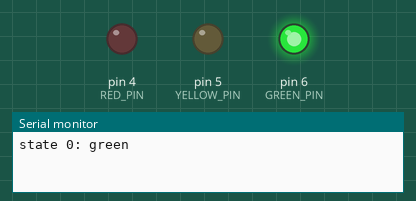
This sketch was run on a simulated Arduino Uno, built with avr-gcc and run on an emulated ATmega328P. On the bench: output pins drawn as LEDs (lit = HIGH), the last lines printed to the serial monitor.

Above: at 2.5 s.
At 6.0 s:
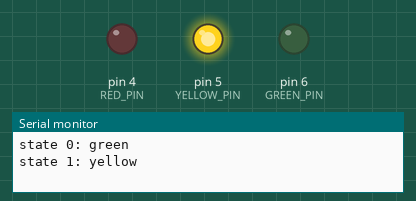
At 9.5 s:
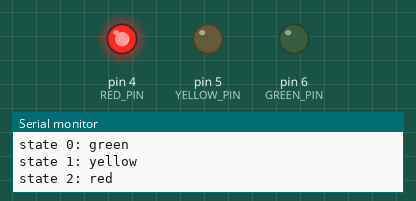
Timing chart, 0 to 15.6 s (numbered marks = the images above):
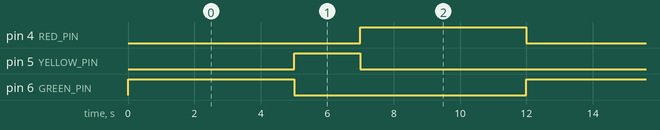

The sketch:

traffic-light-if-else.ino
```cpp
/*
 * Concepts 1a - Traffic light as an if/else chain
 * -----------------------------------------------
 * The starting point: a three-state traffic light (green -> yellow -> red)
 * written as a chain of if/else tests. It works, and for three states it's
 * perfectly readable. Compare it with ../traffic-light-switch/, which adds a
 * pedestrian button and a fourth state, and see the README for why the
 * switch/case form scales better.
 *
 * Non-blocking: no delay(). loop() runs thousands of times per second and
 * checks how long the current state has lasted with millis(), so the board
 * stays free to read buttons or sensors at the same time.
 *
 * Wiring: red LED D4, yellow LED D5, green LED D6, each through 220 ohm to GND.
 */

const int RED_PIN = 4;
const int YELLOW_PIN = 5;
const int GREEN_PIN = 6;

const unsigned long GREEN_MS = 5000;
const unsigned long YELLOW_MS = 2000;
const unsigned long RED_MS = 5000;

// States as plain numbers: 0 = green, 1 = yellow, 2 = red.
// Nothing stops a typo like "state = 3" from compiling.
int state = 0;
unsigned long stateStart = 0;           // millis() when the current state began

void setLights(bool red, bool yellow, bool green) {
  digitalWrite(RED_PIN, red ? HIGH : LOW);
  digitalWrite(YELLOW_PIN, yellow ? HIGH : LOW);
  digitalWrite(GREEN_PIN, green ? HIGH : LOW);
}

void setup() {
  pinMode(RED_PIN, OUTPUT);
  pinMode(YELLOW_PIN, OUTPUT);
  pinMode(GREEN_PIN, OUTPUT);
  Serial.begin(9600);
  setLights(false, false, true);
  stateStart = millis();
  Serial.println("state 0: green");
}

void loop() {
  unsigned long inState = millis() - stateStart;   // subtraction stays correct when millis() wraps

  // Each branch has to test the state AND its own exit condition,
  // and has to remember to set the lights, reset the timer and log.
  if (state == 0 && inState >= GREEN_MS) {
    state = 1;
    setLights(false, true, false);
    stateStart = millis();
    Serial.println("state 1: yellow");
  } else if (state == 1 && inState >= YELLOW_MS) {
    state = 2;
    setLights(true, false, false);
    stateStart = millis();
    Serial.println("state 2: red");
  } else if (state == 2 && inState >= RED_MS) {
    state = 0;
    setLights(false, false, true);
    stateStart = millis();
    Serial.println("state 0: green");
  }
}
```

Measured:
- by itself, pin 4 (RED_PIN), pin 6 (GREEN_PIN): alternates HIGH for 5.0 s and LOW for 7.0 s
- by itself, pin 5 (YELLOW_PIN): alternates HIGH for 2.0 s and LOW for 10.0 s
- by itself, everything shown: repeats every 12.0 s, in 3 steps
